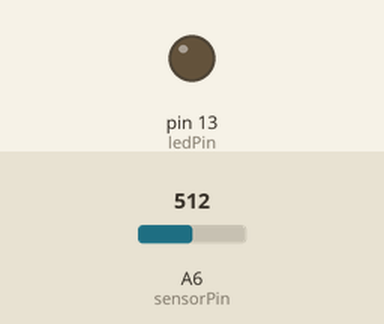
A sketch run on a simulated Arduino Nano, built with avr-gcc and run on an emulated ATmega328P. On the bench: output pins drawn as LEDs (lit = HIGH). The inputs (shaded band) are chosen by the test bench; at power-on: A6 (sensorPin) = 512. What the sketch prints to the serial monitor is not drawn.

Above: at 1.2 s.
1.3 s: A6 (sensorPin) set to 587
2.8 s: A6 (sensorPin) set to 614
At 3.4 s:
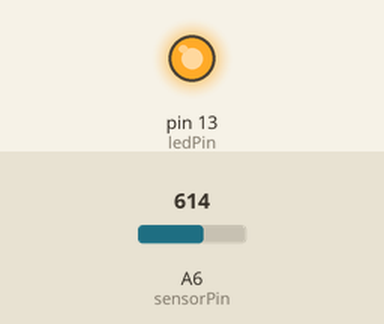
4.5 s: A6 (sensorPin) set to 590
At 5.7 s:
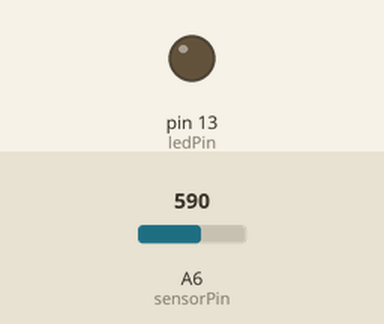
6.0 s: A6 (sensorPin) set to 610
At 7.0 s:
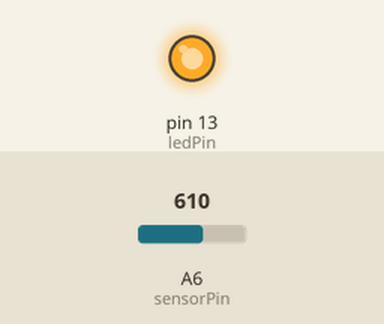
Timing chart, 0 to 8.5 s (numbered marks = the images above; inputs shaded):
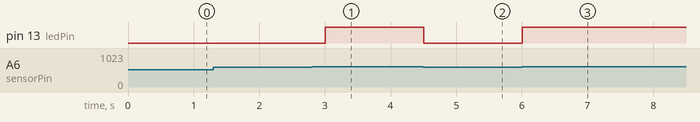

Measured:
- the behaviour switches between 599 and 600 on A6 (sensorPin) (found by bisection; images 0 and 1)
- after the input at 1.3 s, every drawn part: stays the same
- after the input at 2.8 s, pin 13 (ledPin): LOW → HIGH after 0.20 s
- after the input at 4.5 s, pin 13 (ledPin): HIGH → LOW at once
- after the input at 6.0 s, pin 13 (ledPin): LOW → HIGH at once

The sketch:

detect_water.ino
```cpp
int sensorPin = A6;    // select the input pin for the potentiometer
int ledPin = 13;      // select the pin for the LED
int sensorValue = 0;  // variable to store the value coming from the sensor

void setup() {
  Serial.begin(9600);

  // declare the ledPin as an OUTPUT:
  pinMode(ledPin, OUTPUT);
}

void loop() {
  // read the value from the sensor:
  sensorValue = analogRead(sensorPin);
  Serial.print("A6: ");
  Serial.print(sensorValue);
  if (sensorValue >= 600 && sensorValue <= 800) { //if within expected values for water
    digitalWrite(ledPin, HIGH); //set LED high
    //or whatever do when water present
  }
  else { //else water is not present (ran out of water)
    digitalWrite(ledPin, LOW); //turn off LED
    //or whatever want to do when water not present (turn off motor and set blue LED to be blinking)
  }
  delay(250);

}
```
